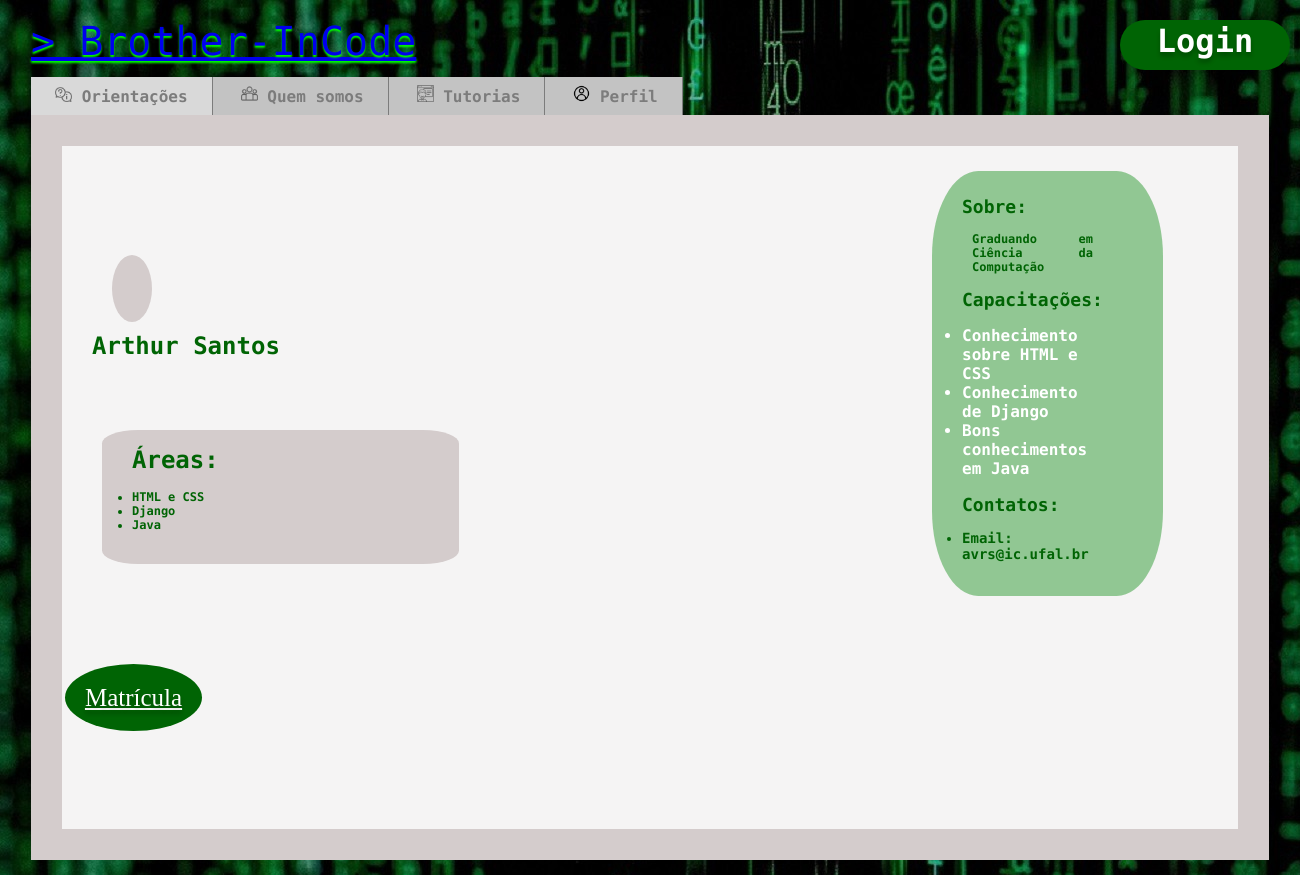
Page /tutor/2/ on the committed database.
### brotherInCode/models.py (models this page shows, shortened)
class Tutores(models.Model):
    id_tutor = models.AutoField(primary_key=True)
    id_user = models.ForeignKey(User, on_delete=models.CASCADE)
    id_conta = models.ForeignKey(Contas, on_delete=models.CASCADE, null=True, blank=True)
    nome = models.CharField(max_length=255)
    email = models.EmailField()
    sobre = models.TextField(blank=True, null=True)
    class Meta:
        verbose_name_plural = 'Tutores'
        db_table = 'Tutores'

class EspecializacaoTutor(models.Model):
    id_especializacao_tutor = models.AutoField(primary_key=True)
    id_tutor = models.ForeignKey(Tutores, on_delete=models.CASCADE)
    id_sub_area_conhecimento = models.ForeignKey(SubareasConhecimento, on_delete=models.CASCADE)
    valor = models.FloatField() #vai ser aqui mesmo?
    descricao = models.TextField()
    class Meta:
        verbose_name_plural = 'Especializações dos Tutores'
        db_table = 'EspecializacaoTutor'

class SubareasConhecimento(models.Model):
    id_sub_area_conhecimento = models.AutoField(primary_key=True)
    id_area_conhecimento = models.ForeignKey(AreaConhecimento, on_delete=models.CASCADE)
    nome = models.CharField(max_length=255)
    class Meta:
        verbose_name_plural = 'Subáreas do Conhecimento'
        db_table = 'SubareasConhecimento'

### brotherInCode/views.py (the view)
# urls.py: path('tutor/<int:id_tutor>/', views.perfil_tutor, name='detalhe_tutor'),
def perfil_tutor(request, id_tutor):
    tutor = Tutores.objects.get(id_tutor=id_tutor)
    especializacoes = EspecializacaoTutor.objects.filter(id_tutor=tutor)
    avaliacoes = AvaliacaoTutor.objects.filter(id_tutor=tutor)
    horarios = HorariosTutor.objects.filter(id_tutor=tutor)
    res = {
        'id_tutor': tutor.id_tutor,
        'nome': tutor.nome,
        'sobre': tutor.sobre,
        'especializacoes': EspecializacaoTutorSerializer(especializacoes, many=True).data,
        'estrelas': [0]*int(sum([avaliacao.nota for avaliacao in avaliacoes])/len(avaliacoes)) if len(avaliacoes) > 0 else [0],
        'horarios': HorariosTutorSerializer(horarios, many=True).data,
        'email': tutor.email,
    }
    return render(request, 'brotherInCode/main.html', {'tutor': res})

### brotherInCode/serializers.py (called while the page is built)
    def to_representation(self, obj):
        return {
            'id_especializacao': obj.id_especializacao_tutor,
            'id_tutor': obj.id_tutor.pk,
            'area_do_conhecimento': obj.id_sub_area_conhecimento.nome,
            'descricao': obj.descricao,
        }

    def to_representation(self, obj):
        return {
            'id_horario': obj.id_horario_tutor,
            'id_tutor': obj.id_tutor.pk,
            'dia': obj.dia_semana,
            'hora_inicio': obj.hora_inicio,
            'hora_fim': obj.hora_fim,
        }

### brotherInCode/templates/brotherInCode/main.html (shortened to what this page needs)
{% load static %}
<!DOCTYPE html>
<html>
<head>
    <link rel="stylesheet" href="{% static '../static/css/estilos.css' %}" media="screen">
    <link rel="stylesheet" href="https://cdnjs.cloudflare.com/ajax/libs/fullcalendar/3.10.2/fullcalendar.min.css" />
</head>
<body>
    <div id="container">
        <div>
            <div class="logo">
                <a href="{% url 'lista_tutores' %}">> Brother-InCode</a>
            </div>
            <div id="Login">
                <a href="{% url 'login' %}">Login</a>
            </div>
            <div id="topo-menu">
                <ul style="list-style: none; margin: 0; padding: 0;">
                    <li><a href="" class="selected"><img src="../static/img/image 4.png" class="icone"> Orientações</a>
                    </li>
                    <li><a href="{% url 'quem-somos' %}"><img src="../static/img/image 2.png" class="icone"> Quem
                            somos</a>
                    </li>
                    <li><a href="{% url 'tutorias' %}"><img src="../static/img/image 3.png" class="icone"> Tutorias</a>
                    </li>
                    <li><a href="{% url 'perfil_usuario' %}"><img src="../static/img/image 5.png" class="icone">
                            Perfil</a>
                    </li>
                </ul>
            </div>
        </div>
    </div>
    <div id="corpo">
        <div id="texto-corpo">
            <br><br><br><br>
            <div id="foto_perfil">
                <a href="#">
                </a>
            </div>
            <br>
            <div id="tutor">
                <h1>{{ tutor.nome }}</h1>
            </div>
            <div id="sobre">
                <h2>Sobre:</h2>
                <p style="text-align: justify;">{{ tutor.sobre }}</p>
                <h2>Capacitações:</h2>
                <div id="capa">
                    <ul>
                        {% for especializacao in tutor.especializacoes %}
                        <li>{{ especializacao.descricao }}</li>
                        {% endfor %}
                    </ul>
                </div>
                <h2>Contatos:</h2>
                    <ul>
                        <h3><li>Email: {{ tutor.email }}</li></h3>
                    </ul>
            </div>
            <br><br><br><br><br><br><br><br><br><br><br><br><br>
            <div id="areas" style="margin-left: 10px;">
                <h1>Áreas:</h1>
                <ul>
                    {% for especializacao in tutor.especializacoes %}
                    <li>{{ especializacao.area_do_conhecimento }}</li>
                    {% endfor %}
                </ul>
            </div>
            <div id="botao">
            </div>
            <div id="botao">
                <a href="{% url 'matricula' %}">Matrícula</a>
            </div>
            <div id="calendar"></div>
        </div>
</body>
</html>

### static/css/estilos.css (style rules this page uses)
* { padding: 0; box-sizing: border-box; }
p { margin: 10px; }
.logo { max-width: 600px; height: 52px; left: 10px; top: 14px; font-family: 'Fira Code', monospace; font-style: normal; font-weight: 300; font-size: 40px; line-height: 52px; color: #00B907; text-shadow: 0px 2px 2px rgb(0, 255, 0); }
body { padding: 15px; width: 100%; height: 100%; margin: 0; color: black; background: url(../static/img/bg.jpeg) repeat; }
#container { display: flex; align-items: center; width: 1238px; margin: 0 auto; }
#topo-menu { margin-top: 10px; background: #C3C3C3; }
#topo-menu ul { max-width: 1238px; list-style: none; padding: 0; }
#topo-menu ul li { display: inline-block; }
#topo-menu ul li a { color: #7C7C7C; font-size: 0.9em; padding: 0.5em 1.5em; display: inline-block; line-height: 2.1em; transition: background .4s; border-right: 1px solid #7C7C7C; text-decoration: none; font-family: 'Fira Code', monospace; font-style: normal; font-weight: 600; font-size: 16px; line-height: 21px; }
#topo-menu ul li a .icone { width: 17px; height: 17px; }
.selected { color: black; background-color: #D9D9D9 }
#Login a { position: absolute; width: 170px; height: 50px; left: 1120px; top: 20px; background: #006404; border-radius: 50px; text-decoration: none; text-align: center; line-height: 40px; font-family: 'Fira Code', monospace; font-style: normal; font-weight: bold; font-size: 32px; line-height: 42px; color: #FFFFFF; text-shadow: 0px 4px 4px rgba(0, 0, 0, 0.25); }
#corpo { box-sizing: border-box; position: static; width: 1238px; margin: 0 auto; background: #f5f4f4; border: 31px solid #d4cccc; }
#texto-corpo { display: block; text-align: center; position: relative; padding-bottom: 10px; margin: 30px; }
#texto-corpo h1 { font-family: 'Fira Code', monospace; }
#botao { display: block; align-items: center; position: relative; padding: 20px; margin-top: 3%; }
#botao a { position: relative; background: #006404; padding: 20px; border-radius: 100%; margin-left: -96%; font-size: 25px; line-height: 42px; color: #FFFFFF; text-shadow: 0px 4px 4px rgba(0, 0, 0, 0.25); }
#foto_perfil { display: block; align-items: center; position: relative; padding: 20px; height: 50px; width: 50px; }
#foto_perfil a { position: relative; background: #d4cccc; padding: 20px; border-radius: 100%; margin-right: 90%; margin-top: 40%; height: 50px; width: 50px; font-size: 25px; line-height: 42px; color: #006404; text-shadow: 0px 4px 4px rgba(0, 0, 0, 0.25); }
#sobre { position: absolute; background: #63b366ac; color: #006404; margin: -145px 55px 20% 840px; border-radius: 20%; padding: 10px 60px 20px 30px; text-align: left; font-family: 'Fira Code', monospace; font-style: normal; font-weight: 600; font-size: 12px; text-align: left; }
#areas { position: absolute; background: #d4cccc; color: #006404; text-align: left; font-family: 'Fira Code', monospace; font-style: normal; font-weight: 600; font-size: 12px; text-align: left; padding: 0px 240px 20px 30px; border-radius: 10%; margin-bottom: 500px; margin-top: -120px; }
#tutor { position: absolute; font-family: 'Fira Code', monospace; font-style: normal; font-weight: 600; font-size: 12px; color: #006404; text-align: left; }
#capa { font-family: 'Fira Code', monospace; font-style: normal; font-weight: 600; font-size: 16px; color: #FFFFFF; }
#calendar { padding-top: 50px; }

### rows in the picture
Tutores: nome "Arthur Santos", sobre "Graduando em Ciência da Computação", email "avrs@ic.ufal.br"
EspecializacaoTutor: descricao "Conhecimento sobre HTML e CSS"
EspecializacaoTutor: descricao "Conhecimento de Django"
EspecializacaoTutor: descricao "Bons conhecimentos em Java"
SubareasConhecimento: area_do_conhecimento "HTML e CSS"
SubareasConhecimento: area_do_conhecimento "Django"
SubareasConhecimento: area_do_conhecimento "Java"
